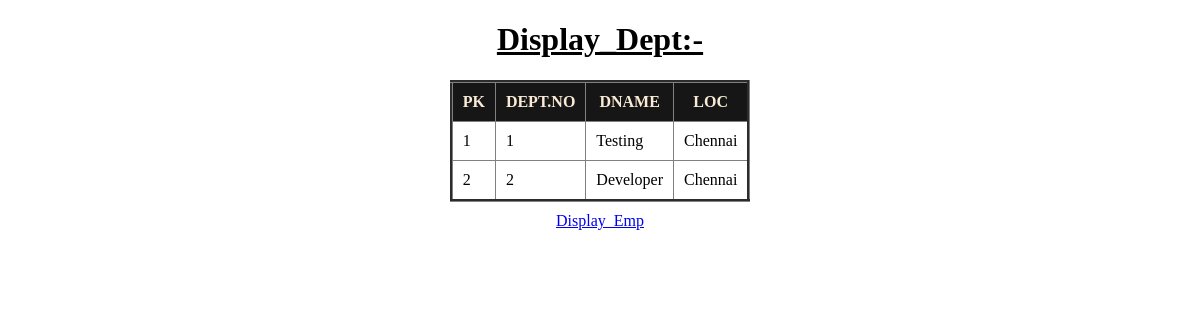
The app's page /dept/, older data.
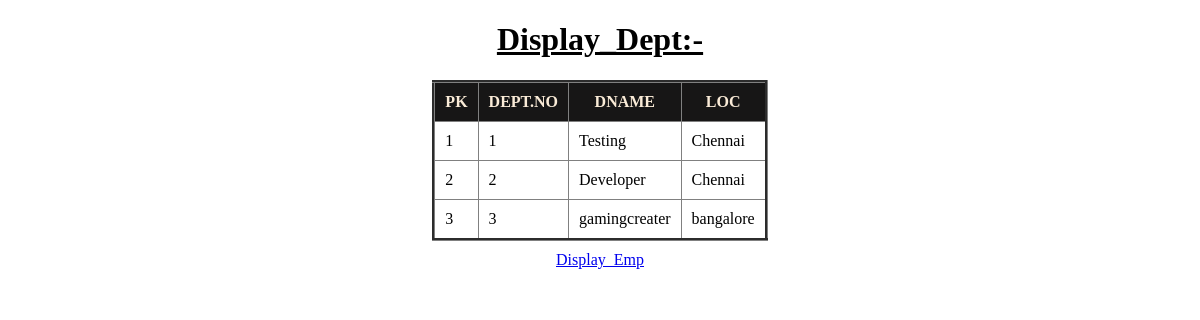
The same page, newer data.
### app/models.py (models this page shows, shortened)
class Dept(models.Model):
    deptno=models.IntegerField(primary_key=True)
    dname=models.CharField(max_length=100,unique=True)
    loc=models.CharField(max_length=100)

### app/views.py (the view)
# urls.py: path('dept/',dept,name='dept'),
def dept(request):
    QLTO=Dept.objects.all()
    QLTO=Dept.objects.all().order_by(Length('dname').desc())
    QLTO=Dept.objects.filter(deptno__in=('1','4'))
    QLTO=Dept.objects.all()
    d={'Dept':QLTO}
    return render(request,'dept.html',d)

### templates/dept.html (shortened to what this page needs)
<!DOCTYPE html>
<html lang="en">
<head>
</head>
<body>
    <center>
        <div>
            <h1><u>Display_Dept:-</u></h1>
            <table border="3px" cellpadding="10px" cellspacing="10px">
                <tr>
                    <th>PK</th>
                    <th>DEPT.NO</th>
                    <th>DNAME</th>
                    <th>LOC</th>
                </tr>
                {% for dt in Dept %}
                    <tr class="two">
                        <td>{{dt.pk}}</td>
                        <td>{{dt.deptno}}</td>
                        <td>{{dt.dname}}</td>
                        <td>{{dt.loc}}</td>
                    </tr>
                {% endfor %}
            </table>
        </div>
        <div class="one">
            <a href="{% url 'emp' %}">Display_Emp</a>
        </div>
    </center>
</body>
</html>

Row changes from the older to the newer data that the page shows:
added Dept: pk "3", deptno "3", dname "gamingcreater", loc "bangalore"
